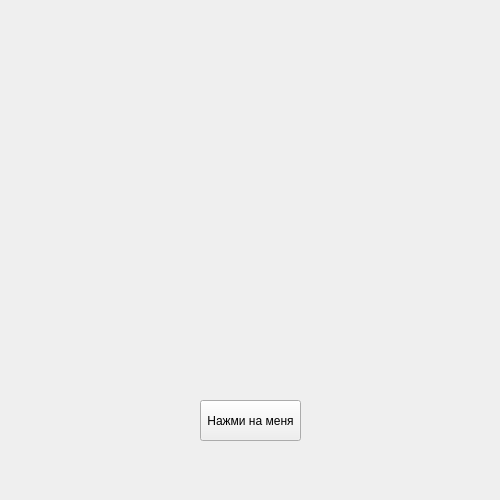
<?xml version="1.0" encoding="UTF-8"?>
<ui version="4.0">
 <class>MainWindow</class>
 <widget class="QMainWindow" name="MainWindow">
  <property name="geometry">
   <rect>
    <x>0</x>
    <y>0</y>
    <width>500</width>
    <height>500</height>
   </rect>
  </property>
  <property name="windowTitle">
   <string>Git и желтые окружности</string>
  </property>
  <widget class="QWidget" name="centralwidget">
   <widget class="QPushButton" name="btn">
    <property name="geometry">
     <rect>
      <x>200</x>
      <y>400</y>
      <width>101</width>
      <height>41</height>
     </rect>
    </property>
    <property name="text">
     <string>Нажми на меня</string>
    </property>
   </widget>
  </widget>
  <widget class="QMenuBar" name="menubar">
   <property name="geometry">
    <rect>
     <x>0</x>
     <y>0</y>
     <width>500</width>
     <height>20</height>
    </rect>
   </property>
  </widget>
 </widget>
 <resources/>
 <connections/>
</ui>
